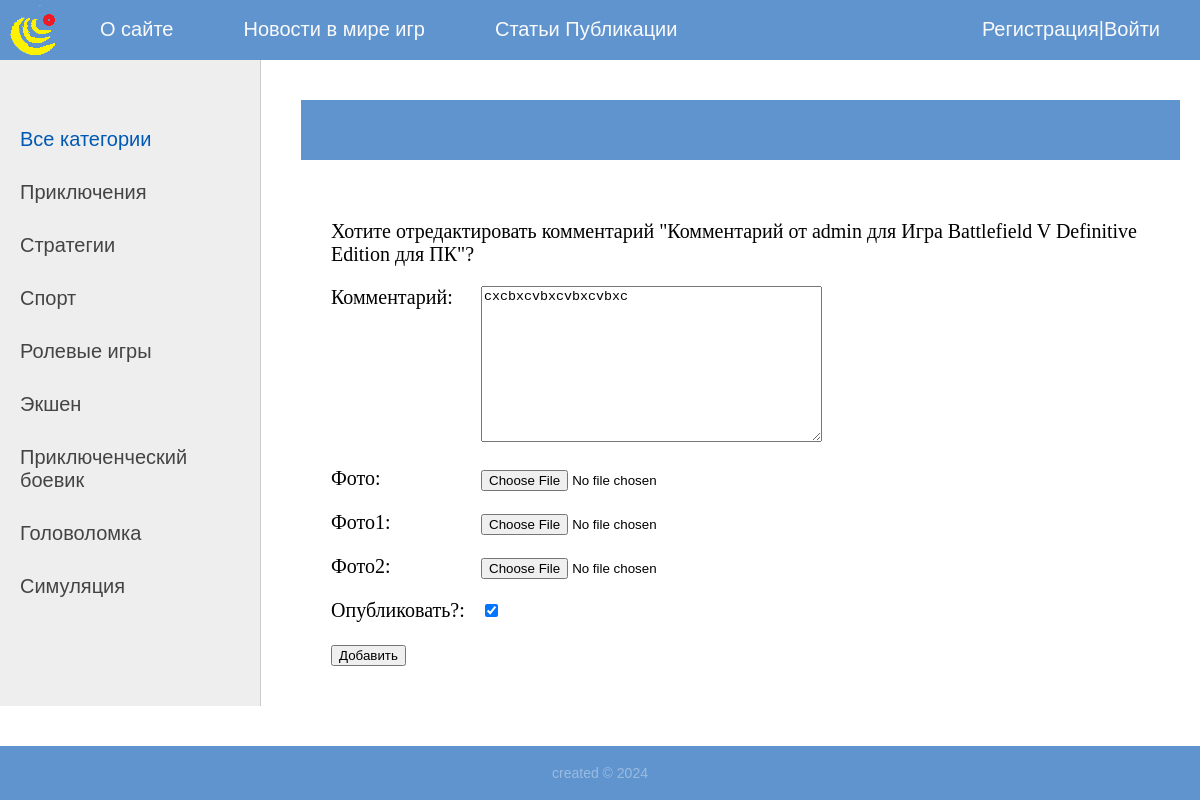
/edit_comment/55, run on the app's committed database.
### blog/models.py (models this page shows, shortened)
class Category(models.Model):
    name = models.CharField(max_length=100, db_index=True, verbose_name='Категория')
    description = models.TextField(blank=True, verbose_name='Описание')
    slug = models.SlugField(max_length=255, unique=True, db_index=True, verbose_name="URL")
    def get_absolute_url(self):
        return reverse('category', kwargs={'cat_slug': self.slug})
    class Meta:
        verbose_name = 'Категории игр'
        verbose_name_plural = 'Категории игр'

class Comment(models.Model):
    article_id = models.ForeignKey(GamePost, on_delete=models.CASCADE, verbose_name='Статья')
    author_id = models.ForeignKey(User, on_delete=models.CASCADE, verbose_name='Автор')
    email = models.EmailField(verbose_name='e-mail')
    content = models.TextField(blank=True, verbose_name='Комментарий')
    photo = models.ImageField(upload_to="photos/%Y/%m/%d/", blank=True, verbose_name='Фото')
    photo1 = models.ImageField(upload_to="photos/%Y/%m/%d/", blank=True, verbose_name='Фото1')
    photo2 = models.ImageField(upload_to="photos/%Y/%m/%d/", blank=True, verbose_name='Фото2')
    created = models.DateTimeField(auto_now_add=True, verbose_name='Время создания')
    updated = models.DateTimeField(auto_now=True, verbose_name='Время редактирования')
    active = models.BooleanField(default=True, verbose_name='Опубликовать?')
    class Meta:
        verbose_name = 'Комментарий'
        verbose_name_plural = 'Комментарий'
        ordering = ('created',)
    def __str__(self):
        return 'Комментарий от {} для {}'.format(self.author_id, self.article_id)

class GamePost(models.Model):
    STATUS_CHOICES = [
        ('draft', 'Проект'),
        ('published', 'Изданный'),
    ]
    title = models.CharField(max_length=255, verbose_name='Заголовок')
    excerpt = RichTextField(blank=True, help_text='Краткое содержание статьи', verbose_name='Кратко')
    content = RichTextUploadingField(blank=True, verbose_name='Статья')
    slug = models.SlugField(max_length=255, unique=True, db_index=True, verbose_name="URL")
    photo = models.ImageField(upload_to="photos/%Y/%m/%d/", verbose_name='Фото')
    time_create = models.DateTimeField(auto_now_add=True, verbose_name='Время создания')
    time_update = models.DateTimeField(auto_now=True, verbose_name='Время редактирования')
    publish = models.DateTimeField(default=timezone.now, verbose_name='Время публикации')
    status = models.CharField(max_length=10, choices=STATUS_CHOICES, default='draft', verbose_name="Статус")
    cat = models.ForeignKey('Category', on_delete=models.PROTECT, verbose_name='Категория')
    author = models.ForeignKey(User, on_delete=models.PROTECT, verbose_name="Автор")
    tags = models.ManyToManyField('TagArticle', blank=True, related_name='tags')
    def __str__(self):
        return self.title
    class Meta:
        verbose_name = 'Статьи о играх'
        verbose_name_plural = 'Статьи о играх'
        ordering = ['-time_create', 'title', '-publish']

### blog/views.py (the view, shortened to what this page needs)
# urls.py: path('edit_comment/<int:id>', views.ArticleCommentEdit.as_view(), name='edit_comment'),
class ArticleCommentEdit(DataMixin, UpdateView):
    model = Comment
    pk_url_kwarg = 'id'
    fields = ['content', 'photo', 'photo1', 'photo2', 'active']
    template_name = 'blog/edit_comment.html'
    def get_context_data(self, **kwargs):
        context = super().get_context_data(**kwargs)
        c_def = self.get_user_context(title='Редактирование комментария')
        return dict(list(context.items()) + list(c_def.items()))

### blog/templatetags/blog_tags.py (called while the page is built)
@register.simple_tag()
def get_menu():
    return menu

### blog/utils.py (called while the page is built)
    def get_user_context(self, **kwargs):
        context = kwargs
        cats = Category.objects.annotate(Count('name'))
        context['cats'] = cats
        if 'cat_selected' not in context:
            context['cat_selected'] = 0
        return context

### templates/blog/edit_comment.html (shortened to what this page needs)
{% extends 'blog/base.html' %}
{% load blog_tags %}
{% block content %}
<form  method="post" enctype="multipart/form-data">
    <p>Хотите отредактировать комментарий "{{ object }}"?</p>
    {% for f in form %}
    <p><label class="form-label" for="{{ f.id_for_label }}">{{f.label}}: </label>{{ f }} </p>
    {% endfor %}
    <button type="submit">Добавить</button>
</form>
{% endblock %}

### templates/blog/base.html (shortened to what this page needs)
{% load static %}
{% load blog_tags %}
<!DOCTYPE html>
<html lang="ru">
	<head>
		<link rel="stylesheet" type="text/css" href="{% static 'blog/css/styles.css' %}">
	</head>
	<body>
		<table class="table-page" border=0 cellpadding="0" cellspacing="0">
			<tr>
				<td valign=top>
{% block mainmenu %}
			<div class="header">
						<ul id="mainmenu" class="mainmenu">
						<li class="logo"><a href="{% url 'home' %}"><div class="logo"></div></a></li>
	{% get_menu as menu %}
				{% for m in menu %}
						<li><a href="{% url m.url_name %}">{{m.title}}</a></li>
				{% endfor %}
				{% if request.user.is_authenticated %}
							<li class="last"><a href="{% url 'profile' %}">{{user.username}}</a> | <a href="{% url 'logout' %}">Выйти</a></li>
				{% else %}
							<li class="last"><a href="{% url 'register' %}">Регистрация</a>|<a href="{% url 'login' %}">Войти</a></li>
				{% endif %}
						</ul>
			</div>
{% endblock %}
					<table class="table-content" border=0 cellpadding="0" cellspacing="0">
						<tr>
							<td valign="top" class="left-chapters">
{% block sidebar %}
					<br>
					<ul id="leftchapters">
					{% if cat_selected == 0 %}
						<li class="selected">Всe категории</li>
					{% else %}
						<li><a href="{% url 'blog' %}">Всe категории</a></li>
					{% endif %}
						{% for c in cats %}
							{% if c.name__count > 0 %}
								{% if c.pk == cat_selected %}
									<li class="selected">{{c.name}}</li>
								{% else %}
									<li><a href="{{ c.get_absolute_url }}">{{c.name}}</a></li>
								{% endif %}
							{% endif %}
						{% endfor %}
			</ul>
{% endblock %}
							<td valign="top" class="content">
{% block breadcrumbs %}
			<div class="header">
				<ul id="blog_menu" class="mainmenu">
				</ul>
			</div>
{% endblock %}
								<div class="content-text">
{% block content %}
{% endblock %}
								</div>
							</td>
						</tr>
					</table>
				</td>
			</tr>
			<tr>
				<td valign=top>
					<div id="footer">
				 		<p align="center">created © 2024</p>
					</div>
				</td>
			</tr>
		</table>
	</body>
</html>

### static/blog/css/styles.css (style rules this page uses)
html, body { font-family: 'Arial', serif; margin: 0; padding: 0; height: 100%; width: 100%; color: #6094cf; }
a { color: #0059b2; text-decoration: none; }
.table-page { width: 100%; height: 100%; vertical-align: top; }
.table-page tr { height: 100%; }
.header { background: #6094cf; height: 60px; }
.logo { background: url('../images/logo.png') no-repeat 10px 5px; width: 70px; height: 60px; }
ul.mainmenu { list-style: none; margin: 0; padding: 0; height: 60px; color: #fafafa; font-size: 20px; overflow: hidden; }
ul.mainmenu li { float: left; margin: 18px 40px 0 30px; }
ul.mainmenu li.logo { margin: 0; }
ul.mainmenu li.last { float: right; }
ul.mainmenu li a { color: #fafafa; text-decoration: none; }
.left-chapters { margin: 0; background: #eee; border-right: 1px solid #ccc; min-height: 100%; }
.left-chapters ul { width: 230px; min-height: 100%; margin: 0; padding: 20px 10px 10px 20px; list-style: none; font-size: 20px; }
.left-chapters ul li { margin: 30px 0 0 0; color: #999; }
.left-chapters ul li.selected { color: #0059b2; }
.left-chapters ul li a { color: #444; text-decoration: none; }
.content { padding: 40px 20px 20px 40px; width: 100%; box-sizing: border-box; }
.content-text { margin: 60px 0 0 30px; color: #000; font-size: 20px; font-family: Yandex Sans Display Light; }
#footer { box-sizing: border-box; background: #6094cf; padding: 5px; color: rgba(255, 255, 255, 0.37); font-size: 14px; font-family: Verdana, Geneva, Arial, Helvetica; text-align: left; overflow: hidden; }
.form-label { display: inline-block; min-width: 150px; vertical-align: top; }

### data on the page
Category: name "Приключения"
Category: name "Стратегии"
Category: name "Спорт"
Category: name "Ролевые игры"
Category: name "Экшен"
Category: name "Приключенческий боевик"
Category: name "Головоломка"
Category: name "Симуляция"
Comment: author_id+article_id "Комментарий от admin для Игра Battlefield V Definitive Edition для ПК", form "cxcbxcvbxcvbxcvbxc" "☑"

### other printed values
{{ m.title }} "O сайте" "Новости в мире игр" "Статьи Публикации"
{{ f.label }} "Комментарий" "Фото" "Фото1" "Фото2" "Опубликовать?"
